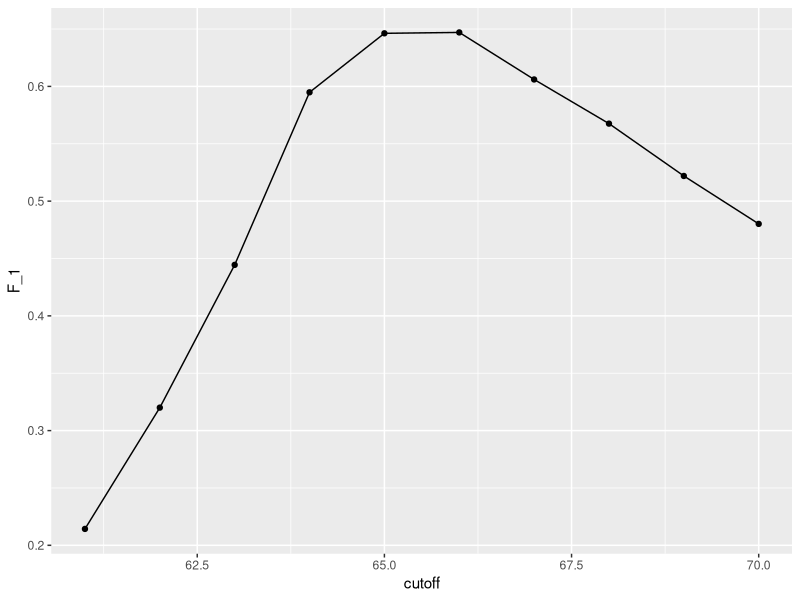

Here is the R script that generated this plot:
install.packages("dslabs")
install.packages("tidyverse")
library(tidyverse)
library(caret)
library(dslabs)
library(purrr)  # <-- Add this line

data(heights)

# Define outcome and predictors
y <- heights$sex
x <- heights$height

set.seed(2007)
test_index <- createDataPartition(y, times = 1, p = 0.5, list = FALSE)
test_set <- heights[test_index, ]
train_set <- heights[-test_index, ]

# Plot F1 measure against cutoff / maximize F-score
cutoff <- seq(61, 70)
F_1 <- map_dbl(cutoff, function(x){
  y_hat <- ifelse(train_set$height > x, "Male", "Female") %>%
    factor(levels = levels(test_set$sex))
  F_meas(data = y_hat, reference = factor(train_set$sex))
})

data.frame(cutoff, F_1) %>% 
  ggplot(aes(cutoff, F_1)) + 
  geom_point() + 
  geom_line()

max(F_1)

best_cutoff_2 <- cutoff[which.max(F_1)]
best_cutoff_2

y_hat <- ifelse(test_set$height > best_cutoff_2, "Male", "Female") %>%
  factor(levels = levels(test_set$sex))
sensitivity(data = y_hat, reference = test_set$sex)
specificity(data = y_hat, reference = test_set$sex)
